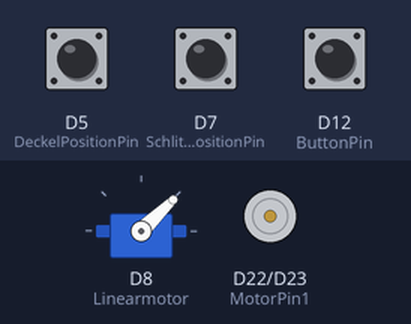
Simulated run of this program. Board: Arduino Due. On the bench: servo, motor-driver pin pairs drawn as motors (green arrow = first pin HIGH = forward, orange = second pin HIGH = backward, longer = more drive). The inputs (shaded band) are chosen by the test bench; at power-on: D7 (SchlittenPositionPin) HIGH, D5 (DeckelPositionPin) HIGH, D12 (ButtonPin) HIGH. What the program prints to the serial monitor is not drawn.

Above: at 0.8 s.
0.9 s: D7 (SchlittenPositionPin) pulled LOW for 0.15 s
At 1.3 s:
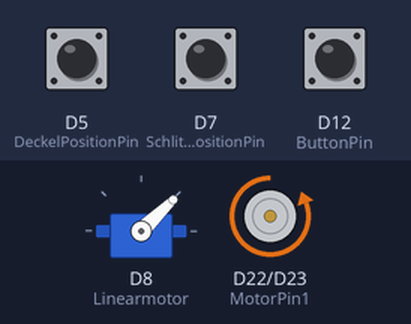
2.5 s: D5 (DeckelPositionPin) pulled LOW for 0.15 s
At 3.7 s:
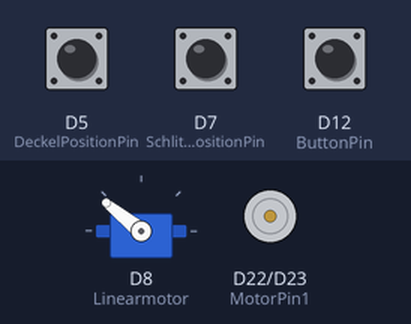
Timing chart, 0 to 5.5 s (numbered marks = the images above; inputs shaded):
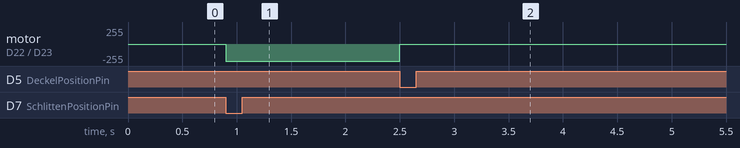

Measured:
- after the input at 0.9 s, motor on D22 (MotorPin1) / D23 (MotorPin2): stopped → backward 255/255 at once
- after the input at 2.5 s, motor on D22 (MotorPin1) / D23 (MotorPin2): backward 255/255 → stopped at once; servo on D8 (Linearmotor): 44° → 141° at once

The program:

main.cpp
```cpp
//*******************************************************************************//
//                              INITIALISIERUNGSPHASE                            //
//*******************************************************************************//

//******************** PIN-DEFINITION ********************//


//********************* BIBLIOTHEKEN *********************//


#include "Hebevorrichtung.h"
Hebevorrichtung Lift;

//*********************** VARIABLEN **********************//

uint32_t i = 0;

void setup() {
  Serial.begin(115200);
  Lift.init();
  Lift.Starposition();
  Serial.println("Start Lift");
}

void loop() {
  Lift.Fahren();
}
```

Hebevorrichtung.h
```cpp
//*******************************************************************************//
//                          STEUERUNG DER HEBEVORRICHTUNG                        //
//*******************************************************************************//
//  Autoren:    Till Schneider, Lars Gebbeken, Lars Bartholomäus, Fabio Dörries  //
//
//  Funktion:   Steuerung der Hebevorrichtung
//
//*******************************************************************************//

#ifndef Hebevorrichtung_h
#define Hebevorrichtung_h

#include <Arduino.h>
#include <Servo.h>

//Deklaration Servoobjekt Linearaktuator

Servo Linearmotor;


class Hebevorrichtung{

    public:
    //***** Pin deklarationen *****//
        uint8_t ButtonPin            = 12; // Taster
        uint8_t MotorPin1            = 22; // Motordrehrichtung - Lidar oben
        uint8_t MotorPin2            = 23; // Motordrehrichtung - Deckel oben
        uint8_t SchlittenPositionPin = 7; // Endlagenschalter Lidar oben
        uint8_t LidarPositionPin     = 6; // Endlagenschalter Schlitten
        uint8_t DeckelPositionPin    = 5; // Endlagenschalter Deckel oben


    //***** Variablen deklaration *****//

        uint16_t verfahrzeit = 2000;
        bool Schlittenposition = false;

        /*  Initialisierung
         *
         *  Eingabe - Pins
         *      -   Button:              Taster
         *      -   Motor1:              Motordrehrichtung - Lidar oben
         *      -   Motor2:              Motordrehrichtung - Deckel oben
         *      -   LidarPosition:       Endlagenschalter Lidar oben
         *      -   DeckelPosition:      Endlagenschalter Deckel oben
         *      -   SchlittenPosition:   Endlagenschalter Schlitten
         */

        void init(){
            Linearmotor.attach(8);
            pinMode(ButtonPin, INPUT_PULLUP);
            pinMode(MotorPin1, OUTPUT);
            pinMode(MotorPin2, OUTPUT);
            pinMode(LidarPositionPin, INPUT_PULLUP);
            pinMode(DeckelPositionPin, INPUT_PULLUP);
            pinMode(SchlittenPositionPin, INPUT_PULLUP);
        }

        //************** Linearmotor Steuerung *******************//

        void SchlittenVerfahren(char dir){
            switch(dir){
                case 'h': // Schlitten hochfahren/ausfahren
                    Linearmotor.writeMicroseconds(2000); // Positionen zwichen 1000(eingefahren) und 2000(ausgefahren) möglich durch PWM
                    delay(verfahrzeit);                     // Wartezeit 3 Sekunden, bis Schlitten hochgefahren
                    Schlittenposition = true;
                break;
                case 'r': // Schlitten runterfahren/einfahren
                    Linearmotor.writeMicroseconds(1000);                 // Positionen zwichen 1000(eingefahren) und 2000(ausgefahren) möglich durch PWM
                    while (digitalRead(SchlittenPositionPin) == 1){}    //Warten bis Korb unten LOW -> gedrückt
                    Schlittenposition = false;
                break;
            }
        }


        //************** Motor Steuerung *******************//


        void LidarDrehen(char dir){
            switch(dir){
                case 'l': // Lidar wird nach oben gedreht
                    while (digitalRead(LidarPositionPin) == HIGH){
                        digitalWrite(MotorPin1, HIGH);
                        digitalWrite(MotorPin2, LOW);
                    }
                    delay(15);
                    //**** Motor stoppen
                    digitalWrite(MotorPin1, LOW);
                    digitalWrite(MotorPin2, LOW);
                break;

                case 'd': // Deckel wird nach oben gedreht
                    while (digitalRead(DeckelPositionPin) == HIGH){
                        digitalWrite(MotorPin1, LOW);
                        digitalWrite(MotorPin2, HIGH);
                    }
                    //**** Motor stoppen
                    digitalWrite(MotorPin1, LOW);
                    digitalWrite(MotorPin2, LOW);
                break;
            }

        }

        /* Funktion: Starposition
         *      - Grundposition wird angesteuert
         *          - Deckel oben
         */
        void Starposition() {
            if(digitalRead(DeckelPositionPin) || Schlittenposition == false){
                SchlittenVerfahren('r');
                LidarDrehen('d');
                SchlittenVerfahren('h');
            }
        }

        /* Funktion:
         *
         */
        void Fahren(){
            if (Schlittenposition == true && digitalRead(ButtonPin) == LOW){
                // Wenn der Schlitten in der Grundposition(ausgefahren) und der Button betätigt wird
                //  -> Dann wird verfahren

                Serial.print("Deckel \t"); Serial.println(digitalRead(DeckelPositionPin));
                Serial.print("Lidar \t"); Serial.println(digitalRead(LidarPositionPin));
                SchlittenVerfahren('r');

                if(digitalRead(DeckelPositionPin) == LOW && digitalRead(LidarPositionPin) == HIGH) {
                    // Wenn der Deckel oben
                    Serial.println("Deckel oben");
                    LidarDrehen('l');
                }
                else if (digitalRead(DeckelPositionPin) == HIGH && digitalRead(LidarPositionPin) == LOW){
                    //Wenn der Lidar oben
                    Serial.println("Lidar oben");
                    LidarDrehen('d');
                }
                else if(digitalRead(DeckelPositionPin) == HIGH && digitalRead(LidarPositionPin) == HIGH){
                    Serial.println("Nichts oben");
                    LidarDrehen('d');
                }

                SchlittenVerfahren('h');
            }

        }
};

#endif
```
